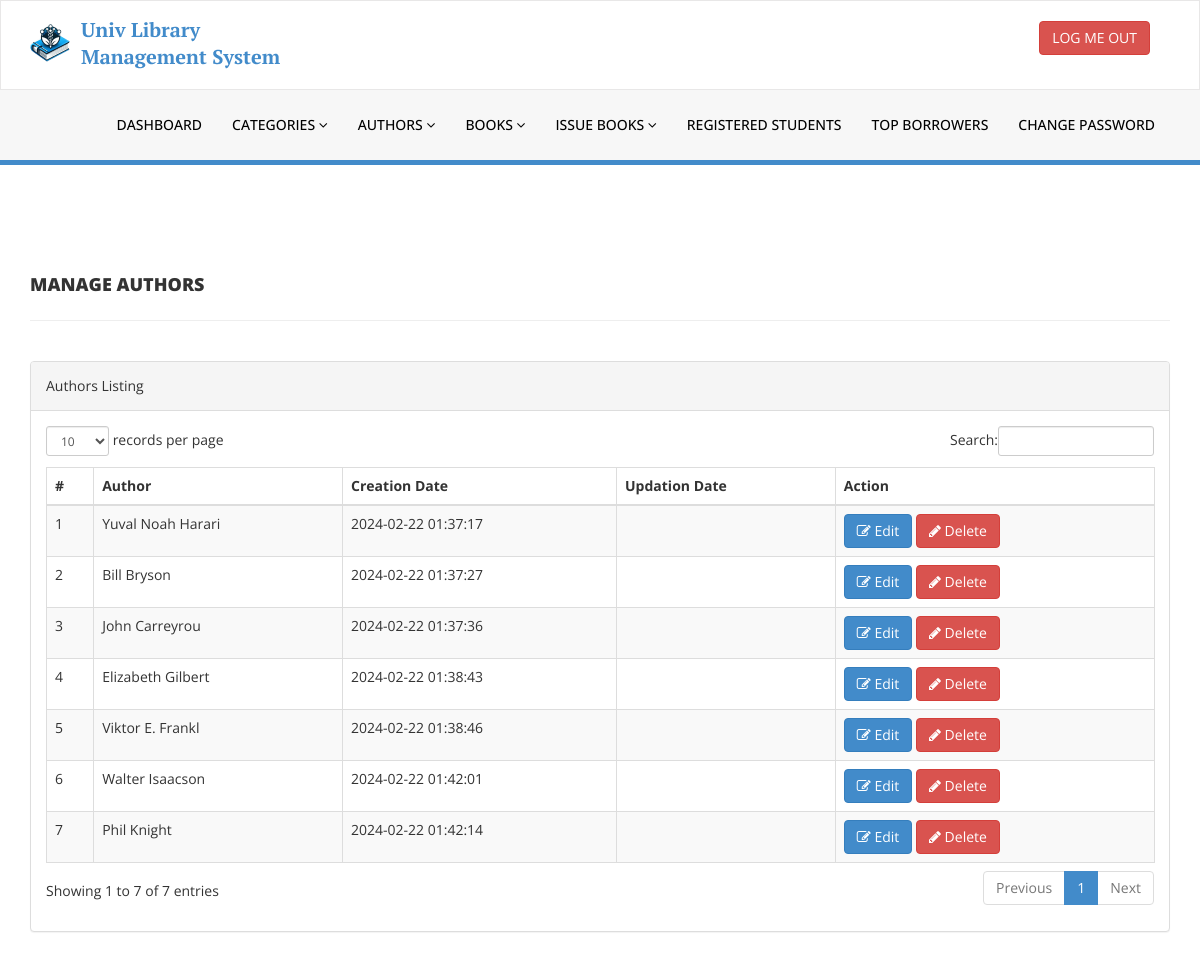
/library/admin/manage-authors.php (signed in), run on the app's committed database.
### tables this page shows
CREATE TABLE `tblauthors` (
  `id` int(11) NOT NULL,
  `AuthorName` varchar(159) DEFAULT NULL,
  `creationDate` timestamp NULL DEFAULT current_timestamp(),
  `UpdationDate` timestamp NULL DEFAULT NULL ON UPDATE current_timestamp()
);

### library/admin/manage-authors.php (the view, shortened to what this page needs)
<?php
include('includes/config.php');
if (strlen($_SESSION['alogin']) == 0) {
    header('location:index.php');
} else {
?>
    <!DOCTYPE html>
    <html xmlns="http://www.w3.org/1999/xhtml">
    <head>
        <link href="assets/css/bootstrap.css" rel="stylesheet" />
        <link href="assets/css/font-awesome.css" rel="stylesheet" />
        <link href="assets/js/dataTables/dataTables.bootstrap.css" rel="stylesheet" />
        <link href="assets/css/style.css" rel="stylesheet" />
    </head>
    <body>
        <?php include('includes/header.php'); ?>
        <div class="content-wrapper">
            <div class="container">
                <div class="row pad-botm">
                    <div class="col-md-12">
                        <h4 class="header-line">Manage Authors</h4>
                    </div>
                    <div class="row">
                    </div>
                </div>
                <div class="row">
                    <div class="col-md-12">
                        <div class="panel panel-default">
                            <div class="panel-heading">
                                Authors Listing
                            </div>
                            <div class="panel-body">
                                <div class="table-responsive">
                                    <table class="table table-striped table-bordered table-hover" id="dataTables-example">
                                        <thead>
                                            <tr>
                                                <th>#</th>
                                                <th>Author</th>
                                                <th>Creation Date</th>
                                                <th>Updation Date</th>
                                                <th>Action</th>
                                            </tr>
                                        </thead>
                                        <tbody>
                                            <?php $sql = "SELECT * from  tblauthors";
                                            $query = $dbh->prepare($sql);
                                            $query->execute();
                                            $results = $query->fetchAll(PDO::FETCH_OBJ);
                                            $cnt = 1;
                                            if ($query->rowCount() > 0) {
                                                foreach ($results as $result) {               ?>
                                                    <tr class="odd gradeX">
                                                        <td class="center"><?php echo htmlentities($cnt); ?></td>
                                                        <td class="center"><?php echo htmlentities($result->AuthorName); ?></td>
                                                        <td class="center"><?php echo htmlentities($result->creationDate); ?></td>
                                                        <td class="center"><?php echo htmlentities($result->UpdationDate); ?></td>
                                                        <td class="center">
                                                            <a href="edit-author.php?athrid=<?php echo htmlentities($result->id); ?>"><button class="btn btn-primary"><i class="fa fa-edit "></i> Edit</button>
                                                                <a href="manage-authors.php?del=<?php echo htmlentities($result->id); ?>" onclick="return confirm('Are you sure you want to delete?');" >  <button class=" btn btn-danger"><i class="fa fa-pencil"></i> Delete</button>
                                                        </td>
                                                    </tr>
                                            <?php $cnt = $cnt + 1;
                                                }
                                            } ?>
                                        </tbody>
                                    </table>
                                </div>
                            </div>
                        </div>
                    </div>
                </div>
            </div>
        </div>
    </body>
    </html>
<?php } ?>

### library/admin/assets/css/style.css (style rules this page uses)
body { font-family: 'Open Sans', sans-serif; line-height: 28px; }
.content-wrapper { margin-top: 100px; min-height: 70vh; padding-bottom: 4rem; }
.header-line { font-weight: 900; padding-bottom: 25px; border-bottom: 1px solid #eeeeee; text-transform: uppercase; }
.pad-botm { padding-bottom: 30px; }

### data on the page
tblauthors: AuthorName "Yuval Noah Harari", creationDate "2024-02-22 01:37:17"
tblauthors: AuthorName "Bill Bryson", creationDate "2024-02-22 01:37:27"
tblauthors: AuthorName "John Carreyrou", creationDate "2024-02-22 01:37:36"
tblauthors: AuthorName "Elizabeth Gilbert", creationDate "2024-02-22 01:38:43"
tblauthors: AuthorName "Viktor E. Frankl", creationDate "2024-02-22 01:38:46"
tblauthors: AuthorName "Walter Isaacson", creationDate "2024-02-22 01:42:01"
tblauthors: AuthorName "Phil Knight", creationDate "2024-02-22 01:42:14"
